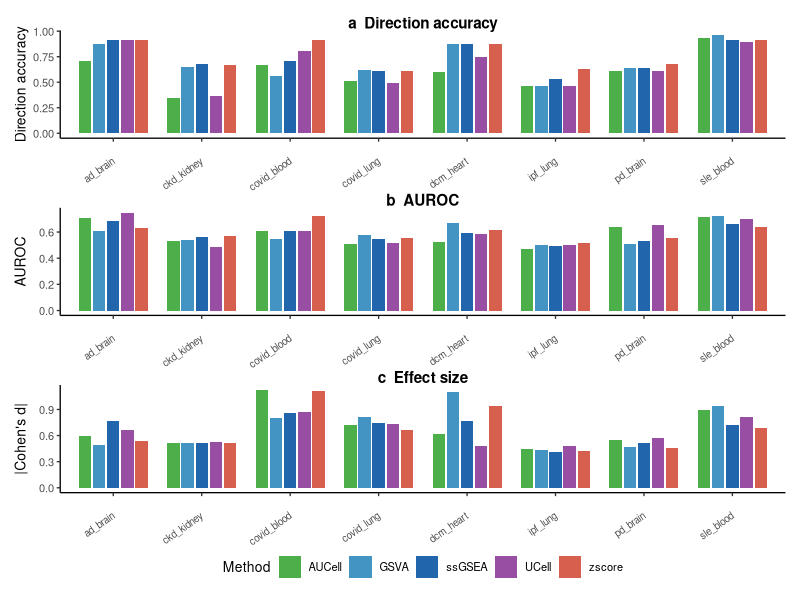
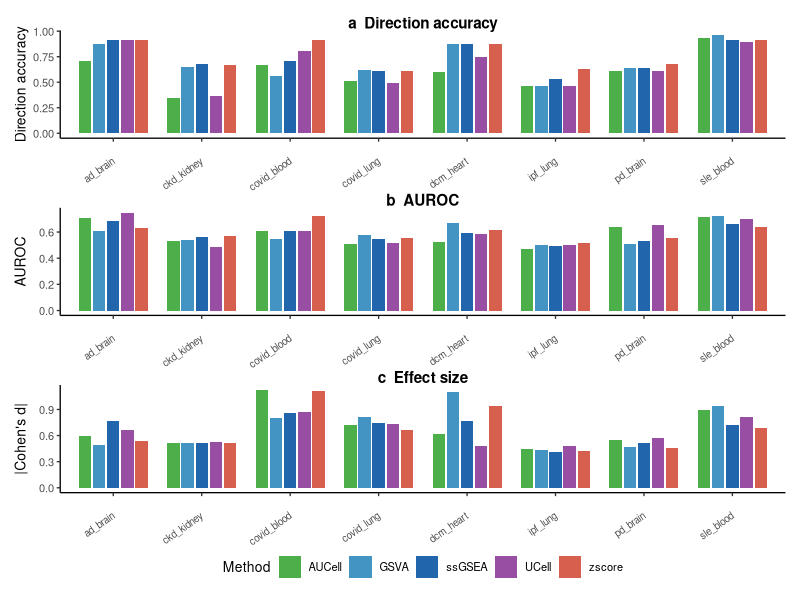

Here is the R script that generated these plots, in order:
#!/usr/bin/env Rscript
# Figure 2: Biological relevance — 3 panels (DirAcc, AUROC, |d|)
# Reads: results_v2_corrected/evaluation/all_metrics.csv

suppressPackageStartupMessages({ library(ggplot2); library(patchwork) })

OUT <- "results_v2_corrected/figures"
dir.create(OUT, recursive = TRUE, showWarnings = FALSE)

df <- read.csv("results_v2_corrected/evaluation/all_metrics.csv",
               stringsAsFactors = FALSE)

MC <- c(ssGSEA="#2166AC", GSVA="#4393C3", zscore="#D6604D",
        AUCell="#4DAF4A", UCell="#984EA3")

theme_pb <- function(bs = 10) {
  theme_classic(base_size = bs) %+replace%
    theme(axis.text.x = element_text(angle = 35, hjust = 1, size = 7),
          plot.title = element_text(size = bs + 1, face = "bold"),
          legend.position = "bottom")
}

mk <- function(col, ylab, title) {
  ggplot(df, aes(x = dataset, y = .data[[col]], fill = method)) +
    geom_col(position = position_dodge(0.8), width = 0.7) +
    scale_fill_manual(values = MC) +
    labs(title = title, x = NULL, y = ylab, fill = "Method") +
    theme_pb()
}

pa <- mk("direction_correct", "Direction accuracy", "a  Direction accuracy")
pb <- mk("auroc", "AUROC", "b  AUROC")
pc <- mk("abs_d", "|Cohen's d|", "c  Effect size")

fig <- pa / pb / pc + plot_layout(guides = "collect") &
  theme(legend.position = "bottom")

for (fmt in c("pdf", "png"))
  ggsave(file.path(OUT, paste0("Figure_2.", fmt)), fig,
         width = 10, height = 12, dpi = 300)

cat("Saved Figure_2.pdf and Figure_2.png\n")
means <- aggregate(cbind(direction_correct, auroc, abs_d) ~ method, df, mean)
cat("\nKey numbers (mean across datasets):\n")
means[, -1] <- round(means[, -1], 3)
print(means)
